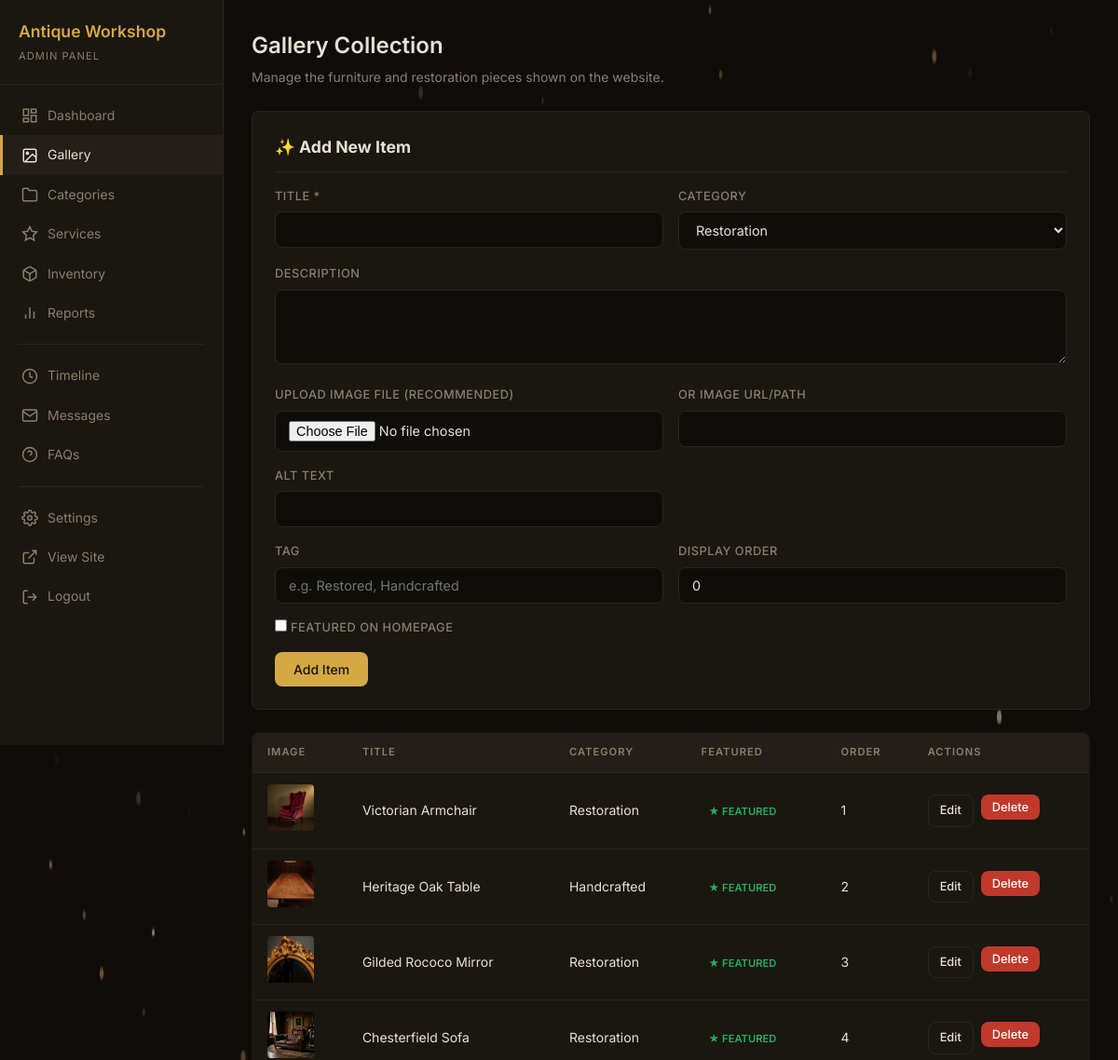
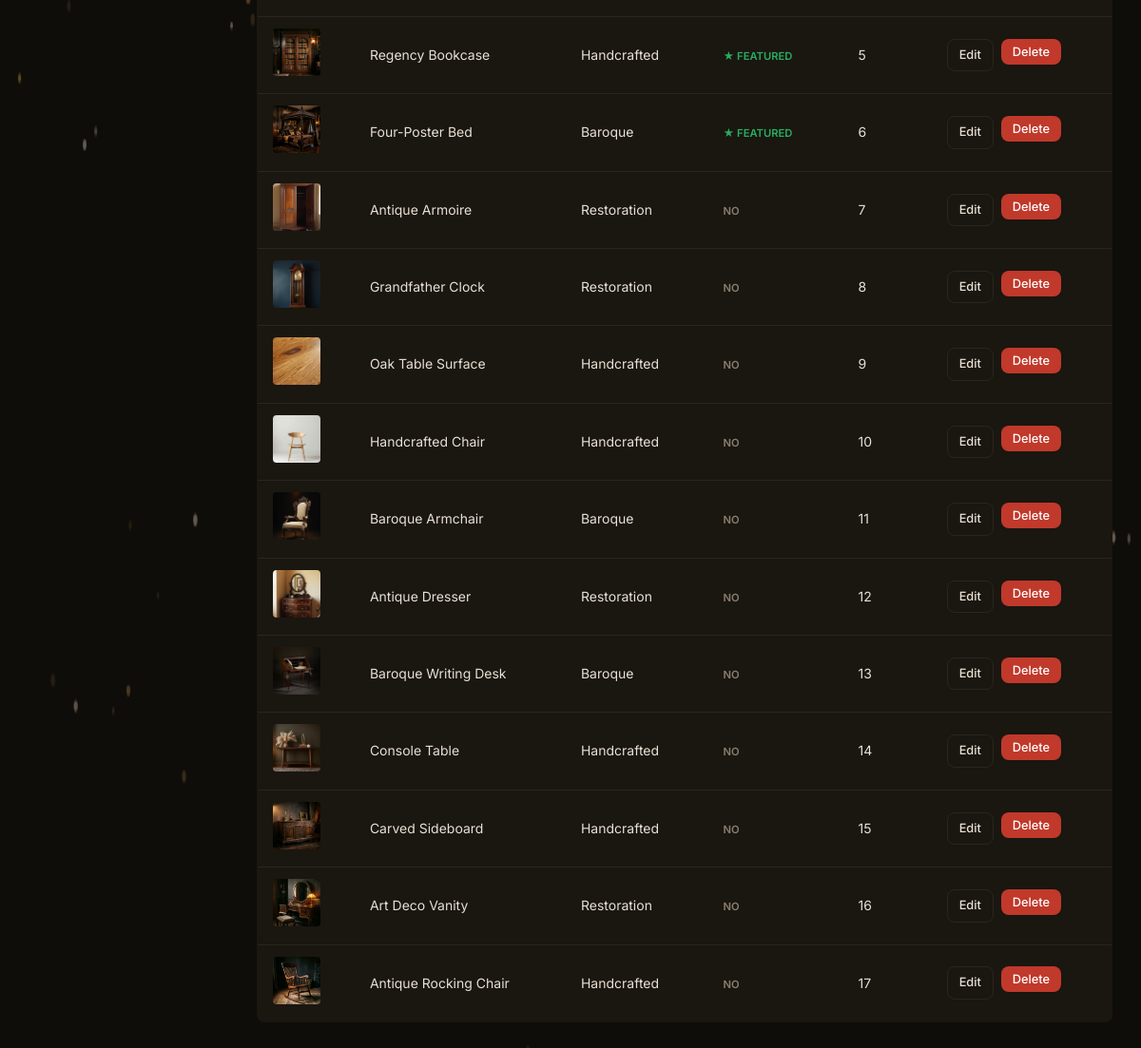
Page /admin/gallery.php (signed in) on the committed database (2 pictures, top to bottom).
### tables this page shows
CREATE TABLE IF NOT EXISTS `gallery_items` (
    `id` INT AUTO_INCREMENT PRIMARY KEY,
    `title` VARCHAR(255) NOT NULL,
    `description` TEXT,
    `category` VARCHAR(50) NOT NULL DEFAULT 'restoration',
    `image_path` VARCHAR(255) NOT NULL,
    `alt_text` VARCHAR(255) DEFAULT '',
    `is_featured` TINYINT(1) NOT NULL DEFAULT 0,
    `tag` VARCHAR(50) DEFAULT '',
    `display_order` INT NOT NULL DEFAULT 0,
    `price` DECIMAL(10,2) DEFAULT 0.00,
    `quantity` INT DEFAULT 1,
    `sku` VARCHAR(50) DEFAULT '',
    `status` VARCHAR(20) DEFAULT 'available',
    `item_condition` VARCHAR(50) DEFAULT 'Restored',
    `created_at` DATETIME DEFAULT CURRENT_TIMESTAMP
);

### admin/gallery.php (the view, shortened to what this page needs)
<?php
$db = getDB();
$edit_item = null;
$items = $db->query("SELECT * FROM gallery_items ORDER BY display_order ASC, created_at DESC")->fetchAll();
?>
<!DOCTYPE html>
<html lang="en">
<head>
    <link rel="stylesheet" href="style.css">
</head>
<body>
    <div class="admin-layout">
        <?php require_once 'includes/sidebar.php'; ?>
        <main class="admin-main">
            <div class="page-header">
                <h1>Gallery Collection</h1>
                <p>Manage the furniture and restoration pieces shown on the website.</p>
            </div>
            <div class="form-card">
                <h2><?php echo $edit_item ? '📝 Edit Item: ' . htmlspecialchars($edit_item['title']) : '✨ Add New Item'; ?></h2>
                <form method="POST" action="gallery.php" enctype="multipart/form-data">
                    <div class="form-row">
                        <div class="form-group">
                            <label for="title">Title *</label>
                            <input type="text" class="form-control" id="title" name="title" value="<?php echo htmlspecialchars($edit_item['title'] ?? ''); ?>" required>
                        </div>
                        <div class="form-group">
                            <label for="category">Category</label>
                            <select class="form-control" id="category" name="category">
                                <option value="restoration" <?php if (($edit_item['category'] ?? '') === 'restoration') echo 'selected'; ?>>Restoration</option>
                            </select>
                        </div>
                    </div>
                    <div class="form-group">
                        <label for="description">Description</label>
                        <textarea class="form-control" id="description" name="description" rows="3"><?php echo htmlspecialchars($edit_item['description'] ?? ''); ?></textarea>
                    </div>
                    <div class="form-row">
                        <div class="form-group">
                            <label for="image_file">Upload Image File (Recommended)</label>
                            <input type="file" class="form-control" id="image_file" name="image_file" accept="image/*">
                        </div>
                        <div class="form-group">
                            <label for="image_path">Or Image URL/Path</label>
                            <input type="text" class="form-control" id="image_path" name="image_path" value="<?php echo htmlspecialchars($edit_item['image_path'] ?? ''); ?>">
                        </div>
                    </div>
                    <div class="form-row">
                        <div class="form-group">
                            <label for="alt_text">Alt Text</label>
                            <input type="text" class="form-control" id="alt_text" name="alt_text" value="<?php echo htmlspecialchars($edit_item['alt_text'] ?? ''); ?>">
                        </div>
                    </div>
                    <div class="form-row">
                        <div class="form-group">
                            <label for="tag">Tag</label>
                            <input type="text" class="form-control" id="tag" name="tag" value="<?php echo htmlspecialchars($edit_item['tag'] ?? ''); ?>" placeholder="e.g. Restored, Handcrafted">
                        </div>
                        <div class="form-group">
                            <label for="display_order">Display Order</label>
                            <input type="number" class="form-control" id="display_order" name="display_order" value="<?php echo $edit_item['display_order'] ?? 0; ?>">
                        </div>
                    </div>
                    <div class="form-group">
                        <label>
                            <input type="checkbox" name="is_featured" <?php if ($edit_item['is_featured'] ?? false) echo 'checked'; ?>>
                            Featured on homepage
                        </label>
                    </div>
                    <div style="display: flex; gap: 8px;">
                        <button type="submit" class="btn btn-primary"><?php echo $edit_item ? 'Update Item' : 'Add Item'; ?></button>
                    </div>
                </form>
            </div>
            <table class="data-table">
                <thead>
                    <tr>
                        <th>Image</th>
                        <th>Title</th>
                        <th>Category</th>
                        <th>Featured</th>
                        <th>Order</th>
                        <th>Actions</th>
                    </tr>
                </thead>
                <tbody>
                    <?php foreach ($items as $item): ?>
                    <tr>
                        <td><img src="../<?php echo htmlspecialchars($item['image_path']); ?>" alt="" style="width:50px; height:50px; object-fit:cover; border-radius:4px;"></td>
                        <td><?php echo htmlspecialchars($item['title']); ?></td>
                        <td><?php echo htmlspecialchars(ucfirst($item['category'])); ?></td>
                        <td>
                            <form method="POST" action="gallery.php" style="display:inline;">
                                <button type="submit" class="badge <?php echo $item['is_featured'] ? 'badge-featured' : 'badge-read'; ?>" style="cursor:pointer; border:none; background:none; font-family:inherit;">
                                    <?php echo $item['is_featured'] ? '★ Featured' : 'No'; ?>
                                </button>
                            </form>
                        </td>
                        <td><?php echo $item['display_order']; ?></td>
                        <td>
                            <div class="actions" style="display:flex; gap:8px;">
                                <a href="gallery.php?edit=<?php echo $item['id']; ?>" class="btn btn-outline btn-sm">Edit</a>
                                <form method="POST" action="gallery.php" style="display:inline;" onsubmit="return confirm('Delete this item?')">
                                    <button type="submit" class="btn btn-danger btn-sm">Delete</button>
                                </form>
                            </div>
                        </td>
                    </tr>
                    <?php endforeach; ?>
                </tbody>
            </table>
        </main>
    </div>
<?php require_once __DIR__ . '/includes/particles.php'; ?>

### admin/style.css (style rules this page uses)
:root { --admin-bg: #0f0d0a; --admin-surface: #1a1610; --admin-surface-hover: #231f18; --admin-border: #2a2520; --admin-text: #e8e0d4; --admin-text-muted: #8a7e6e; --admin-accent: #d4a843; --admin-accent-hover: #e0b84f; --admin-danger: #c0392b; --admin-danger-hover: #e74c3c; --admin-success: #27ae60; --admin-radius: 8px; }
* { margin: 0; padding: 0; box-sizing: border-box; }
body { font-family: 'Inter', -apple-system, BlinkMacSystemFont, sans-serif; background: var(--admin-bg); color: var(--admin-text); line-height: 1.6; min-height: 100vh; }
a { color: var(--admin-accent); text-decoration: none; }
.admin-layout { display: flex; min-height: 100vh; }
.admin-main { flex: 1; margin-left: 240px; padding: 30px; }
.page-header { margin-bottom: 24px; }
.page-header h1 { font-size: 1.5rem; font-weight: 600; }
.page-header p { color: var(--admin-text-muted); font-size: 0.875rem; margin-top: 4px; }
.form-group { margin-bottom: 16px; }
.form-group label { display: block; font-size: 0.8rem; font-weight: 500; color: var(--admin-text-muted); margin-bottom: 6px; text-transform: uppercase; letter-spacing: 0.5px; }
.form-control { width: 100%; padding: 10px 14px; background: var(--admin-bg); border: 1px solid var(--admin-border); border-radius: var(--admin-radius); color: var(--admin-text); font-family: inherit; font-size: 0.9rem; transition: border-color 0.2s; }
textarea.form-control { resize: vertical; min-height: 80px; }
select.form-control { cursor: pointer; }
.btn { display: inline-flex; align-items: center; gap: 6px; padding: 10px 20px; border: none; border-radius: var(--admin-radius); font-family: inherit; font-size: 0.875rem; font-weight: 500; cursor: pointer; transition: all 0.2s; }
.btn-primary { background: var(--admin-accent); color: #1a1410; }
.btn-danger { background: var(--admin-danger); color: white; }
.btn-outline { background: transparent; border: 1px solid var(--admin-border); color: var(--admin-text); }
.btn-sm { padding: 6px 12px; font-size: 0.8rem; }
.data-table { width: 100%; border-collapse: collapse; background: var(--admin-surface); border: 1px solid var(--admin-border); border-radius: var(--admin-radius); overflow: hidden; }
.data-table th, .data-table td { padding: 12px 16px; text-align: left; border-bottom: 1px solid var(--admin-border); font-size: 0.875rem; }
.data-table th { background: var(--admin-surface-hover); color: var(--admin-text-muted); font-weight: 600; text-transform: uppercase; font-size: 0.7rem; letter-spacing: 1px; }
.data-table tr:last-child td { border-bottom: none; }
.data-table img { width: 50px; height: 50px; object-fit: cover; border-radius: 4px; }
.actions { display: flex; gap: 6px; }
.form-card { background: var(--admin-surface); border: 1px solid var(--admin-border); border-radius: var(--admin-radius); padding: 24px; margin-bottom: 24px; }
.form-card h2 { font-size: 1.1rem; margin-bottom: 16px; padding-bottom: 12px; border-bottom: 1px solid var(--admin-border); }
.form-row { display: grid; grid-template-columns: 1fr 1fr; gap: 16px; }
.badge { display: inline-block; padding: 2px 8px; border-radius: 10px; font-size: 0.7rem; font-weight: 600; text-transform: uppercase; }
.badge-read { background: rgba(138, 126, 110, 0.15); color: var(--admin-text-muted); }
.badge-featured { background: rgba(39, 174, 96, 0.15); color: var(--admin-success); }

### rows in the picture
gallery_items: image_path (picture), title "Victorian Armchair", category "Restoration", is_featured "★ FEATURED", display_order "1"
gallery_items: image_path (picture), title "Heritage Oak Table", category "Handcrafted", is_featured "★ FEATURED", display_order "2"
gallery_items: image_path (picture), title "Gilded Rococo Mirror", category "Restoration", is_featured "★ FEATURED", display_order "3"
gallery_items: image_path (picture), title "Chesterfield Sofa", category "Restoration", is_featured "★ FEATURED", display_order "4"
gallery_items: image_path (picture), title "Regency Bookcase", category "Handcrafted", is_featured "★ FEATURED", display_order "5"
gallery_items: image_path (picture), title "Four-Poster Bed", category "Baroque", is_featured "★ FEATURED", display_order "6"
gallery_items: image_path (picture), title "Antique Armoire", category "Restoration", is_featured "NO", display_order "7"
gallery_items: image_path (picture), title "Grandfather Clock", category "Restoration", is_featured "NO", display_order "8"
gallery_items: image_path (picture), title "Oak Table Surface", category "Handcrafted", is_featured "NO", display_order "9"
gallery_items: image_path (picture), title "Handcrafted Chair", category "Handcrafted", is_featured "NO", display_order "10"
gallery_items: image_path (picture), title "Baroque Armchair", category "Baroque", is_featured "NO", display_order "11"
gallery_items: image_path (picture), title "Antique Dresser", category "Restoration", is_featured "NO", display_order "12"
gallery_items: image_path (picture), title "Baroque Writing Desk", category "Baroque", is_featured "NO", display_order "13"
gallery_items: image_path (picture), title "Console Table", category "Handcrafted", is_featured "NO", display_order "14"
gallery_items: image_path (picture), title "Carved Sideboard", category "Handcrafted", is_featured "NO", display_order "15"
gallery_items: image_path (picture), title "Art Deco Vanity", category "Restoration", is_featured "NO", display_order "16"
gallery_items: image_path (picture), title "Antique Rocking Chair", category "Handcrafted", is_featured "NO", display_order "17"
